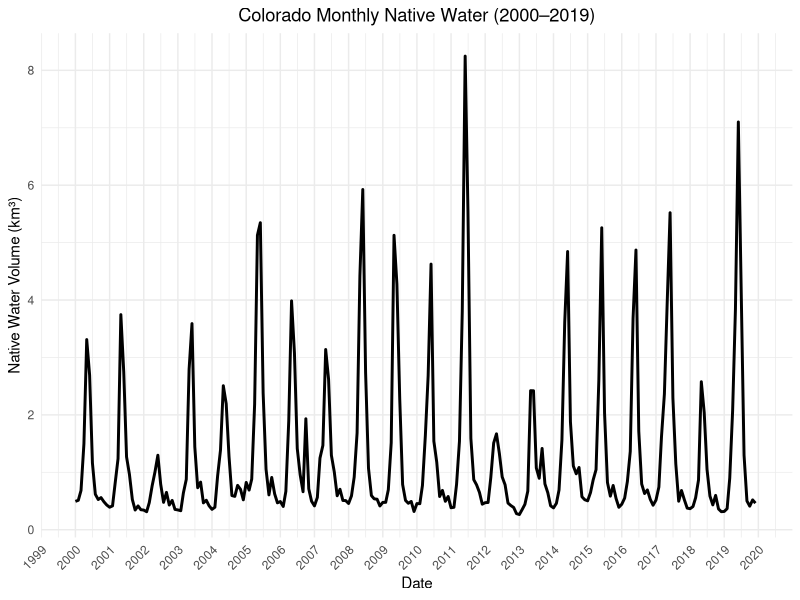

This figure's R source:


# -------------------------------
# Title       : CO_Nativewater
# Author      : Kyungmin Kim
# Last update : 2025-07-01
# Purpose     : Preprocess Colorado Native Water
# Data Source : Naturalized Streamflow at lee's ferry from 2000 to 2019
# Notes       :
# -------------------------------

# Set working directory

#setwd("/Users/kyungminkim/Code/project-westernwaternetwork/Preprocessing/CO") #Mac
setwd("C:\\Users\\kyungmi1\\Documents\\Code\\project-westernwaternetwork\\Preprocessing\\CO") #Window

# Load required libraries

library(tidyverse)

# Load naturalized streamflow data at lee's ferry

Natulees <- read.csv("Naturalized_monthlyflow_leesferry_2000-2019.csv")

# Convert monthly flow from acre-feet to cubic kilometers

Natulees <- Natulees %>%
  mutate(monthly_km3 = monthly_AF * 1.23348e-6)

# Add DATE column to match to other dataset

Natulees <- Natulees %>%
  mutate(DATE = as.Date(paste(YEAR, MONTH, 1, sep = "-")))

# Save the native water data to CSV

write.csv(Natulees, "CO_native_monthly_km3.csv", row.names = FALSE)

# Plot total native water volume for Colorado (2000–2019)

ggplot(Natulees, aes(x = DATE, y = monthly_km3)) +
  geom_line(size = 1) +
  labs(title = "Colorado Monthly Native Water (2000–2019)", x = "Date", y = "Native Water Volume (km³)") +
  scale_x_date(limits = as.Date(c("2000-01-01", "2019-12-31")),
               date_labels = "%Y",
               date_breaks = "1 year") +
  theme_minimal() +
  theme(axis.text.x = element_text(angle = 45, hjust = 1),
        plot.title = element_text(hjust = 0.5))
